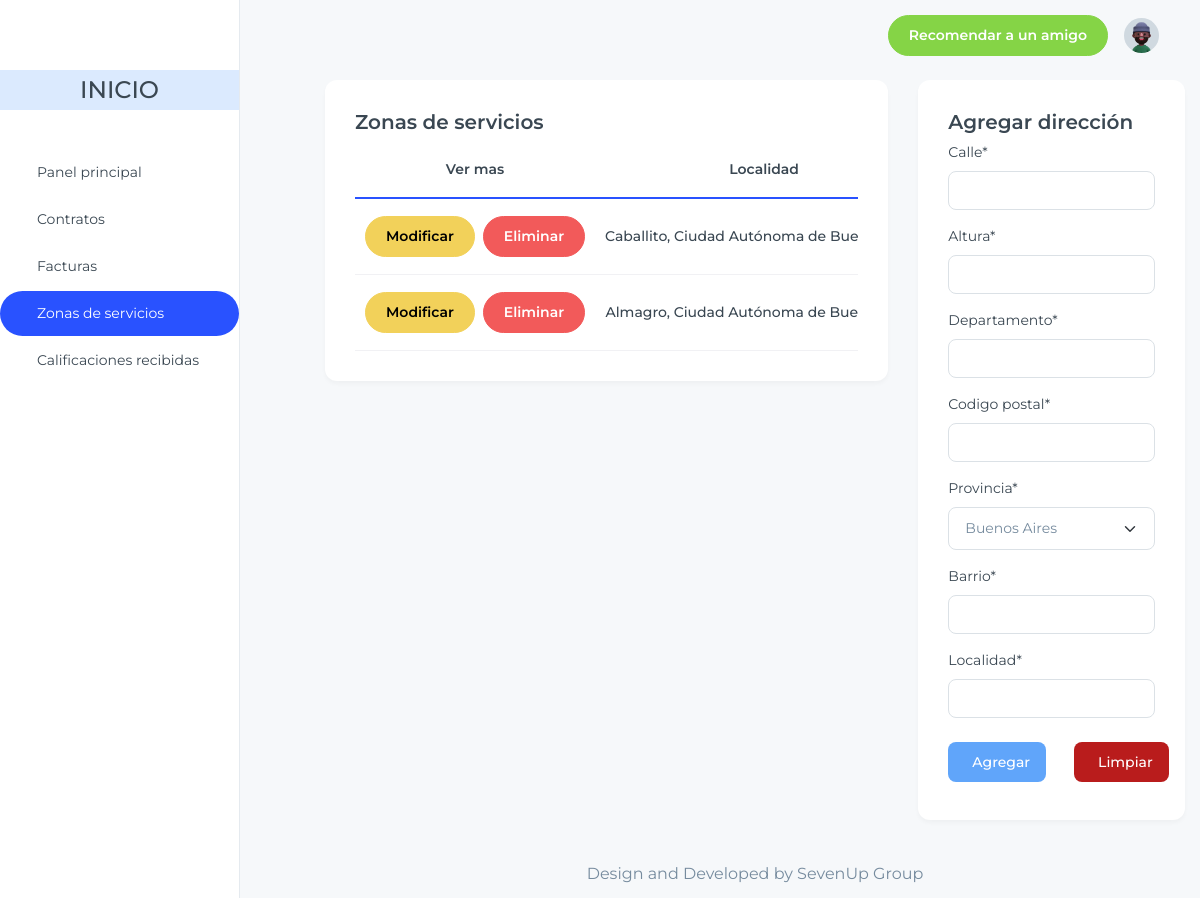
The app's page /home/prestador/direcciones/ (signed in) with its own data.
### apps/ubicacion/models.py (models this page shows, shortened)
class Direccion(models.Model):
    calle = models.TextField(max_length=200)
    altura = models.TextField(max_length=200)
    departamento = models.CharField(max_length=100, null=True, blank=True)
    codigo_postal = models.CharField(max_length=100)
    barrio = models.CharField(max_length=200, blank=True, null=True, default=None)
    localidad = models.ForeignKey(Localidad, on_delete=models.CASCADE, default=None)
    usuario = models.ForeignKey("usuario.Usuario", on_delete=models.CASCADE, default=None)

class Localidad(models.Model):
    nombre = models.CharField(max_length=100)
    provincia = models.ForeignKey(Provincia, on_delete=models.CASCADE)
    def __str__(self):
        return f'{self.nombre}, {self.provincia.__str__()}'

class Provincia(models.Model):
    PROVINCIAS = [
        (1, 'Buenos Aires'),
        (2, 'Ciudad Autónoma de Buenos Aires'),
        (3, 'Catamarca'),
        (4, 'Chaco'),
        (5, 'Chubut'),
        (6, 'Córdoba'),
        (7, 'Corrientes'),
        (8, 'Entre Ríos'),
        (9, 'Formosa'),
        (10, 'Jujuy'),
        (11, 'La Pampa'),
        (12, 'La Rioja'),
        (13, 'Mendoza'),
        (14, 'Misiones'),
        (15, 'Neuquén'),
        (16, 'Río Negro'),
        (17, 'Salta'),
        (18, 'San Juan'),
        (19, 'San Luis'),
        (20, 'Santa Cruz'),
        (21, 'Santa Fe'),
        (22, 'Santiago del Estero'),
        (23, 'Tierra del Fuego, Antártida e Islas del Atlántico Sur'),
        (24, 'Tucumán'),
    ]
    nombre = models.IntegerField(choices=PROVINCIAS)
    def __str__(self):
        provincia_nombre = dict(self.PROVINCIAS).get(self.nombre)
        return provincia_nombre

### apps/prestador/views.py (the view, shortened to what this page needs)
# urls.py: path('prestador/direcciones/', PrestadorDireccionListView.as_view(), name='direcciones'),
class PrestadorDireccionListView(generic.ListView, generic.edit.FormMixin):
    model = Direccion
    template_name = 'prestador_direcciones.html'
    context_object_name = 'direcciones'
    form_class = DireccionForm
    def get_queryset(self):
        usuario_actual = self.request.user
        return Direccion.objects.filter(usuario=usuario_actual)
    def get_context_data(self, **kwargs):
        context = super().get_context_data(**kwargs)
        context['form'] = self.get_form()  # Incluye el formulario en el contexto
        return context

### apps/ubicacion/form.py (shortened to what this page needs)
class DireccionForm(forms.Form):
    calle = forms.CharField(max_length=150, required=True)
    altura = forms.IntegerField()
    departamento = forms.CharField(max_length=150, required=True)
    codigo_postal = forms.CharField(max_length=150)
    provincia = forms.ChoiceField(choices=Provincia.PROVINCIAS, required=True)
    barrio = forms.CharField(max_length=150)
    localidad = forms.CharField(max_length=150, required=True)

### apps/prestador/templates/prestador_direcciones.html (shortened to what this page needs)
{% extends 'index_prestador.html' %}
{% load static %}
{% load crispy_forms_tags %}
{% block content %}
<div class="container-fluid">
  <div class='row'>
    <div class="col-lg-8">
      <div class="card ">
        <div class="card-body ">
          <h5 class="card-title fs-6 font-semibold">Zonas de servicios</h5>
            <div class="table-responsive">
              <table class="table text-nowrap align-middle mb-0">
                <thead>
                  <tr class="border-2 border-bottom border-primary border-0">
                    <th scope="col" class="text-center">Ver mas</th>
                    <th scope="col" class="text-center">Localidad</th>
                    </tr>
                </thead>
                <tbody class="table-group-divider">
                  {% for direccion in direcciones %}
                    <tr>
                      <td class="text-center fw-medium">
                        <div class="d-flex gap-2 justify-content-center">
                          <a href="{% url 'modificar_dire_prestador' direccion_id=direccion.id %}" class="btn btn-warning">
                            Modificar
                          </a>
                          <a href="{% url 'eliminar_dire_prestador' direccion_id=direccion.id %}" class="btn btn-danger" data-toggle="modal" data-target="#confirmarEliminarModal">
                            Eliminar
                          </a>
                        </div>
                      </td>
                      <td class="text-center fw-medium">{{direccion.localidad}}</td>
                    </tr>
                  {% endfor %}
                </tbody>
              </table>
            </div>
        </div>
      </div>
    </div>
    <div class="col-lg-4">
        <div class="card">
            <div class="card-body">
              <h5 class="card-title fs-6 font-semibold">Agregar dirección</h5>
              <form method="post">
                {{ form|crispy }}
                <div class="flex gap-2 mt-4">
                  <button type="submit" class="flex items-center text-white bg-blue-400 hover:bg-blue-800 focus:ring-4 focus:ring-blue-300 font-medium rounded-lg text-sm px-3 py-2.5 gap-2 me-2 mb-2">
                     Agregar
                  </button>
                  <button type="reset" class="flex items-center text-white bg-red-700 hover:bg-red-800 focus:ring-4 focus:ring-red-300 font-medium rounded-lg text-sm px-3 py-2.5 gap-2 me-2 mb-2 ml-3">
                     Limpiar
                  </button>
                </div>
              </form>
            </div>
        </div>
    </div>
  </div>
</div>
{% endblock %}

### records on screen
Direccion: localidad "Caballito, Ciudad Autónoma de…"
Direccion: localidad "Almagro, Ciudad Autónoma de…"
